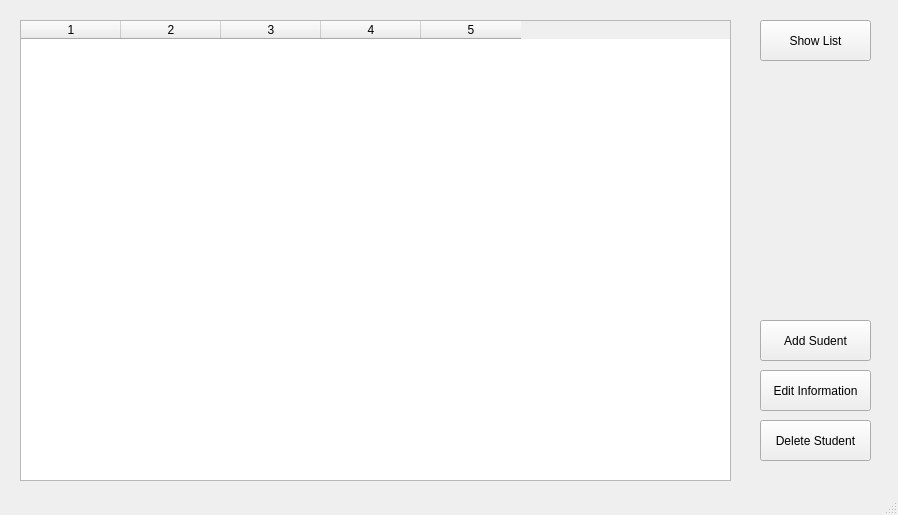
<?xml version="1.0" encoding="UTF-8"?>
<ui version="4.0">
 <class>MainWindow</class>
 <widget class="QMainWindow" name="MainWindow">
  <property name="geometry">
   <rect>
    <x>0</x>
    <y>0</y>
    <width>898</width>
    <height>515</height>
   </rect>
  </property>
  <property name="windowTitle">
   <string>Simple Student Information Sytem</string>
  </property>
  <widget class="QWidget" name="centralwidget">
   <widget class="QPushButton" name="editInfo">
    <property name="geometry">
     <rect>
      <x>760</x>
      <y>370</y>
      <width>111</width>
      <height>41</height>
     </rect>
    </property>
    <property name="text">
     <string>Edit Information</string>
    </property>
   </widget>
   <widget class="QPushButton" name="delStudent">
    <property name="geometry">
     <rect>
      <x>760</x>
      <y>420</y>
      <width>111</width>
      <height>41</height>
     </rect>
    </property>
    <property name="text">
     <string>Delete Student</string>
    </property>
   </widget>
   <widget class="QTableWidget" name="studentList">
    <property name="geometry">
     <rect>
      <x>20</x>
      <y>20</y>
      <width>711</width>
      <height>461</height>
     </rect>
    </property>
    <property name="columnCount">
     <number>5</number>
    </property>
    <column/>
    <column/>
    <column/>
    <column/>
    <column/>
   </widget>
   <widget class="QPushButton" name="addStudent">
    <property name="geometry">
     <rect>
      <x>760</x>
      <y>320</y>
      <width>111</width>
      <height>41</height>
     </rect>
    </property>
    <property name="text">
     <string>Add Sudent</string>
    </property>
   </widget>
   <widget class="QPushButton" name="showList">
    <property name="geometry">
     <rect>
      <x>760</x>
      <y>20</y>
      <width>111</width>
      <height>41</height>
     </rect>
    </property>
    <property name="text">
     <string>Show List</string>
    </property>
   </widget>
  </widget>
  <widget class="QStatusBar" name="statusbar"/>
 </widget>
 <resources/>
 <connections/>
</ui>
